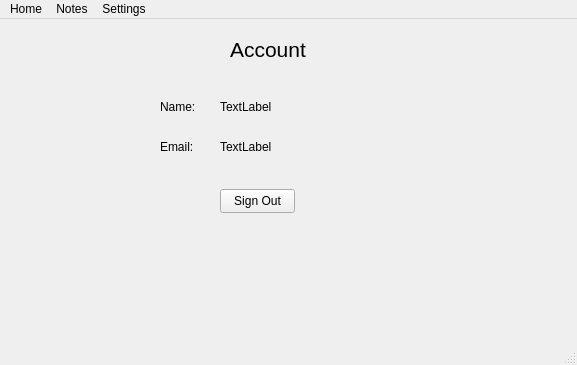
<?xml version="1.0" encoding="UTF-8"?>
<ui version="4.0">
 <class>account</class>
 <widget class="QMainWindow" name="account">
  <property name="geometry">
   <rect>
    <x>0</x>
    <y>0</y>
    <width>577</width>
    <height>365</height>
   </rect>
  </property>
  <property name="windowTitle">
   <string>MainWindow</string>
  </property>
  <widget class="QWidget" name="centralwidget">
   <widget class="QLabel" name="label">
    <property name="geometry">
     <rect>
      <x>230</x>
      <y>10</y>
      <width>81</width>
      <height>41</height>
     </rect>
    </property>
    <property name="font">
     <font>
      <pointsize>16</pointsize>
     </font>
    </property>
    <property name="text">
     <string>Account</string>
    </property>
   </widget>
   <widget class="QLabel" name="nameLabel">
    <property name="geometry">
     <rect>
      <x>160</x>
      <y>80</y>
      <width>71</width>
      <height>16</height>
     </rect>
    </property>
    <property name="text">
     <string>Name:</string>
    </property>
   </widget>
   <widget class="QLabel" name="emailLabel">
    <property name="geometry">
     <rect>
      <x>160</x>
      <y>120</y>
      <width>41</width>
      <height>16</height>
     </rect>
    </property>
    <property name="text">
     <string>Email:</string>
    </property>
   </widget>
   <widget class="QLabel" name="userName">
    <property name="geometry">
     <rect>
      <x>220</x>
      <y>80</y>
      <width>141</width>
      <height>16</height>
     </rect>
    </property>
    <property name="text">
     <string>TextLabel</string>
    </property>
   </widget>
   <widget class="QLabel" name="userEmail">
    <property name="geometry">
     <rect>
      <x>220</x>
      <y>120</y>
      <width>141</width>
      <height>16</height>
     </rect>
    </property>
    <property name="text">
     <string>TextLabel</string>
    </property>
   </widget>
   <widget class="QPushButton" name="signOutButton">
    <property name="geometry">
     <rect>
      <x>220</x>
      <y>170</y>
      <width>75</width>
      <height>24</height>
     </rect>
    </property>
    <property name="text">
     <string>Sign Out</string>
    </property>
   </widget>
  </widget>
  <widget class="QMenuBar" name="menubar">
   <property name="geometry">
    <rect>
     <x>0</x>
     <y>0</y>
     <width>577</width>
     <height>22</height>
    </rect>
   </property>
   <widget class="QMenu" name="menuHome">
    <property name="title">
     <string>Home</string>
    </property>
   </widget>
   <widget class="QMenu" name="menuNotes">
    <property name="title">
     <string>Notes</string>
    </property>
   </widget>
   <widget class="QMenu" name="menuAccount">
    <property name="title">
     <string>Settings</string>
    </property>
   </widget>
   <addaction name="menuHome"/>
   <addaction name="menuNotes"/>
   <addaction name="menuAccount"/>
  </widget>
  <widget class="QStatusBar" name="statusbar"/>
 </widget>
 <resources/>
 <connections/>
</ui>
